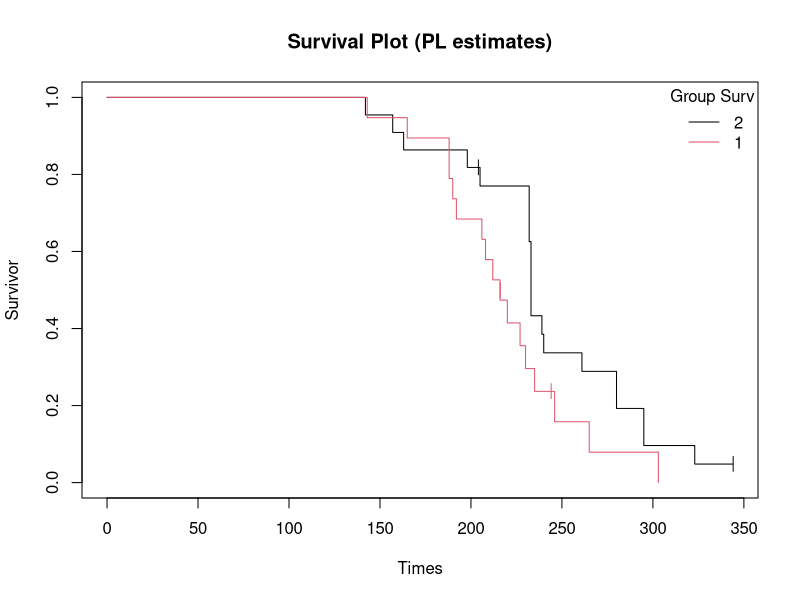
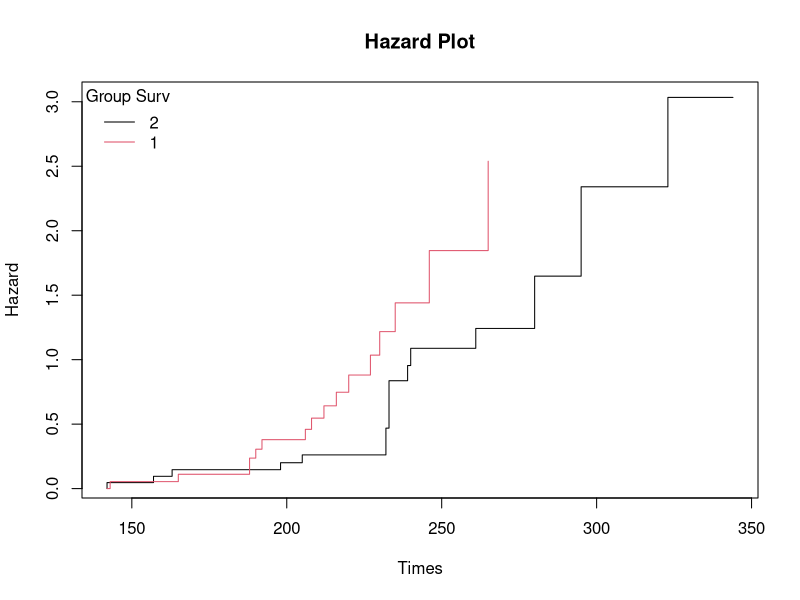
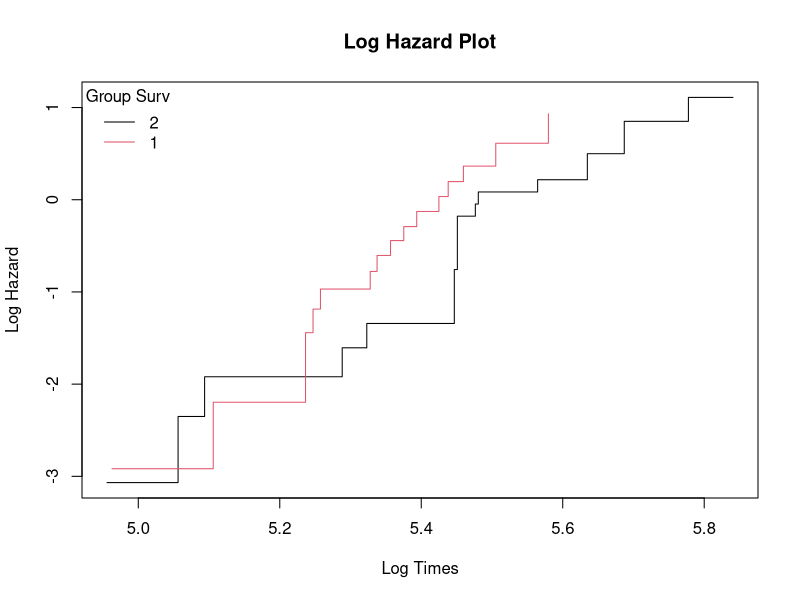
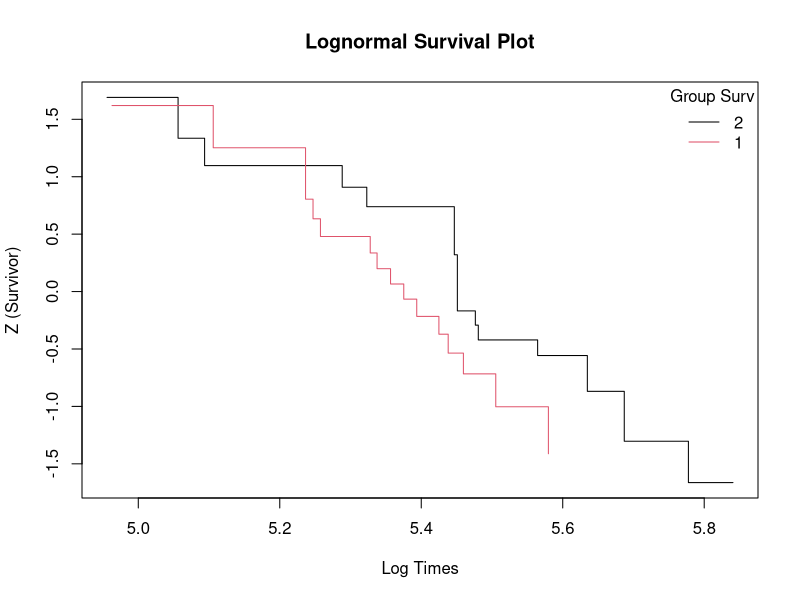
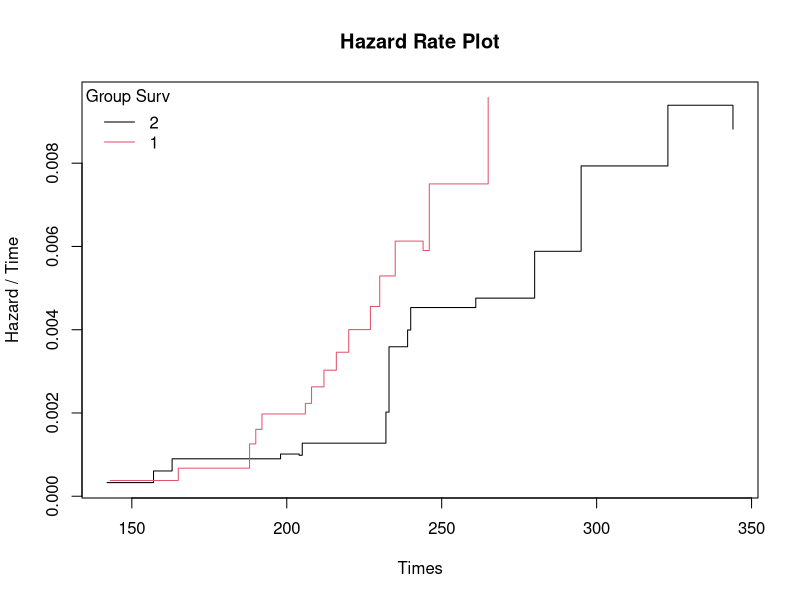

The R source for these figures, in order:
# Kaplan-Meier survival estimates: the StatsDirect help example (a hypothetical study
# of death from cancer in two groups of rats given different pre-treatments; the test
# workbook's Survival worksheet columns Group Surv, Time Surv and Censor Surv) in R
library(survival)
group <- c(2, 1, 2, 2, 1, 1, 1, 1, 1, 2, 2, 2, 1, 1, 1, 1, 1, 1, 1, 1, 2, 2, 2, 2, 2,
           2, 2, 1, 2, 2, 1, 1, 2, 1, 2, 2, 2, 2, 1, 2, 2)
time <- c(142, 143, 157, 163, 165, 188, 188, 190, 192, 198, 204, 205, 206, 208, 212,
          216, 216, 220, 227, 230, 232, 232, 232, 233, 233, 233, 233, 235, 239, 240,
          244, 246, 261, 265, 280, 280, 295, 295, 303, 323, 344)
event <- c(1, 1, 1, 1, 1, 1, 1, 1, 1, 1, 0, 1, 1, 1, 1, 0, 1, 1, 1, 1, 1, 1, 1, 1, 1,
           1, 1, 1, 1, 1, 0, 1, 1, 1, 1, 1, 1, 1, 1, 1, 0)   # 1 = death, 0 = censored

# The groups in the order in which they first occur, as StatsDirect lists them
g <- factor(group, levels = unique(group))

# R's standard estimate: survfit gives the product limit estimate of S with Greenwood's
# variance. conf.type = "plain" makes its limits S +/- z SE(S), the scale on which the
# Brookmeyer-Crowley interval for the median is set (R's default is the log scale).
# print(fit) gives the median (the first time at which S falls to 0.5 or below; R
# takes the midpoint when S equals 0.5 exactly) and, with rmean = "individual", the
# mean survival time restricted to each group's own longest time, as in the report.
# R's limits for the median are where the confidence band of S crosses 0.5, so its
# upper limit is the first time at which the upper limit of S is 0.5 or below, where
# StatsDirect's is the last time whose S is within z standard errors of 0.5.
fit <- survfit(Surv(time, event) ~ g, conf.type = "plain")
print(fit, rmean = "individual")
print(summary(fit, censored = TRUE))

# The report's tables: every distinct time, with the cumulative hazard H = -ln(S)
# (Peterson) and its standard error from Greenwood's sum, which is SE(S) / S
six <- function(x) formatC(x, digits = 6, format = "f", drop0trailing = TRUE)
z <- qnorm(0.975)
s <- summary(fit, censored = TRUE)
H <- log(1 / s$surv)
means <- summary(fit, rmean = "individual")$table
for (k in levels(s$strata)) {
  i <- s$strata == k
  t <- s$time[i]
  n <- s$n.risk[i]
  d <- s$n.event[i]
  S <- s$surv[i]
  seS <- s$std.err[i]
  seH <- sqrt(cumsum(d / (n * (n - d))))   # infinite once S reaches 0
  cat("\nGroup Surv =", sub("^g=", "", k), "\n")
  print(data.frame(Time = t, "At risk" = n, Dead = d, Censored = s$n.censor[i],
                   S = six(S), "SE(S)" = ifelse(S > 0, six(seS), "*"),
                   H = ifelse(S > 0, six(H[i]), "infinity"),
                   "SE(H)" = ifelse(S > 0, six(seH), "*"), check.names = FALSE),
        row.names = FALSE)

  # The median: the first time at which S is 0.5 or below (this example has no run of
  # S exactly 0.5, so R's midpoint rule gives the same value)
  m <- which(S <= 0.5)[1]
  # (a group whose S never falls to 0.5 has no median; the two intervals below need one)
  cat("Median survival time =", t[m], "\n")

  # Andersen's interval: the median +/- z SE(S at the median) / f, where f estimates the
  # density of the survival times at the median by the slope of S between the last time
  # with S >= 0.5 + 0.05 and the first time with S <= 0.5 - 0.05 (0.05 = 1 - 0.95)
  hi <- max(which(S >= 0.55))
  lo <- min(which(S <= 0.45))
  f <- (S[hi] - S[lo]) / (t[lo] - t[hi])
  cat("Andersen 95% CI for median survival time =", six(t[m] - z * seS[m] / f), "to",
      six(t[m] + z * seS[m] / f), "\n")

  # Brookmeyer-Crowley: the times whose S is within z standard errors of 0.5
  bc <- range(t[S > 0 & abs(S - 0.5) / seS <= z])
  cat("Brookmeyer-Crowley 95% CI for median survival time =", bc[1], "to", bc[2], "\n")

  # The mean survival time (the area under S up to the longest time), with the
  # standard error R gives it multiplied by sqrt(m / (m - 1)) for m deaths, the
  # correction of Hosmer and Lemeshow (1999) that StatsDirect applies
  deaths <- means[k, "events"]   # the factor needs at least two deaths
  mu <- means[k, "rmean"]
  se <- means[k, "se(rmean)"] * sqrt(deaths / (deaths - 1))
  last_death <- max(t[d > 0])
  lim <- ""
  if (max(t) > last_death) lim <- sprintf("[limit: %s on %s] ", max(t), last_death)
  cat(sprintf("Mean survival time (95%% CI) %s= %s (%s to %s)\n", lim, six(mu),
              six(mu - z * se), six(mu + z * se)))
}

# The survival plot that follows in the report, with a tick at each censored time
plot(fit, mark.time = TRUE, pch = "|", col = 1:2, xlab = "Times", ylab = "Survivor",
     main = "Survival Plot (PL estimates)")
legend("topright", levels(g), col = 1:2, lty = 1, title = "Group Surv", bty = "n")

# The hazard plots: each group's H against time as a step function, then the plots
# whose straight line would indicate a Weibull (log H against log time), log-normal
# (z(S) against log time) or linear hazard rate (H / t against time) distribution.
# Rows where H is infinite, or where the transform is undefined, are left out. The
# hazard plot starts at H = 0 on the left of the axis, as StatsDirect draws it.
km_plot <- function(x, y, keep, xlab, ylab, main, where = "topleft", from = NULL) {
  x <- split(x[keep], s$strata[keep])
  y <- split(y[keep], s$strata[keep])
  plot(range(unlist(x)), range(unlist(y)), type = "n", xlab = xlab, ylab = ylab,
       main = main)
  for (k in seq_along(x)) {
    if (is.null(from)) lines(x[[k]], y[[k]], type = "s", col = k)
    else lines(c(min(unlist(x)), x[[k]]), c(from, y[[k]]), type = "s", col = k)
  }
  legend(where, levels(g), col = seq_along(x), lty = 1, title = "Group Surv", bty = "n")
}
km_plot(s$time, H, is.finite(H), "Times", "Hazard", "Hazard Plot", from = 0)
km_plot(log(s$time), log(H), is.finite(H) & H > 0, "Log Times", "Log Hazard",
        "Log Hazard Plot")
km_plot(log(s$time), qnorm(s$surv), is.finite(qnorm(s$surv)), "Log Times",
        "Z (Survivor)", "Lognormal Survival Plot", "topright")
km_plot(s$time, H / s$time, is.finite(H), "Times", "Hazard / Time", "Hazard Rate Plot")
